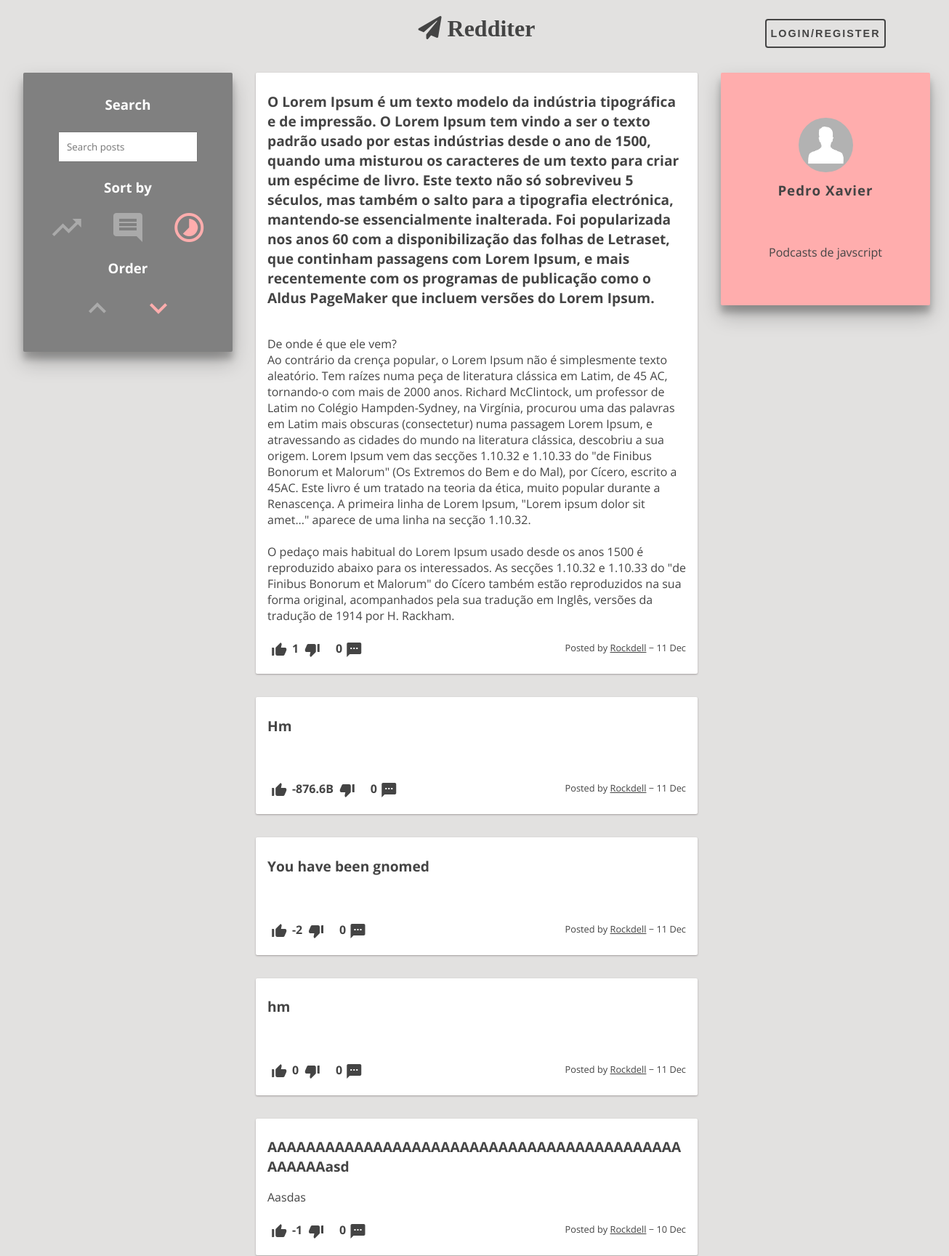
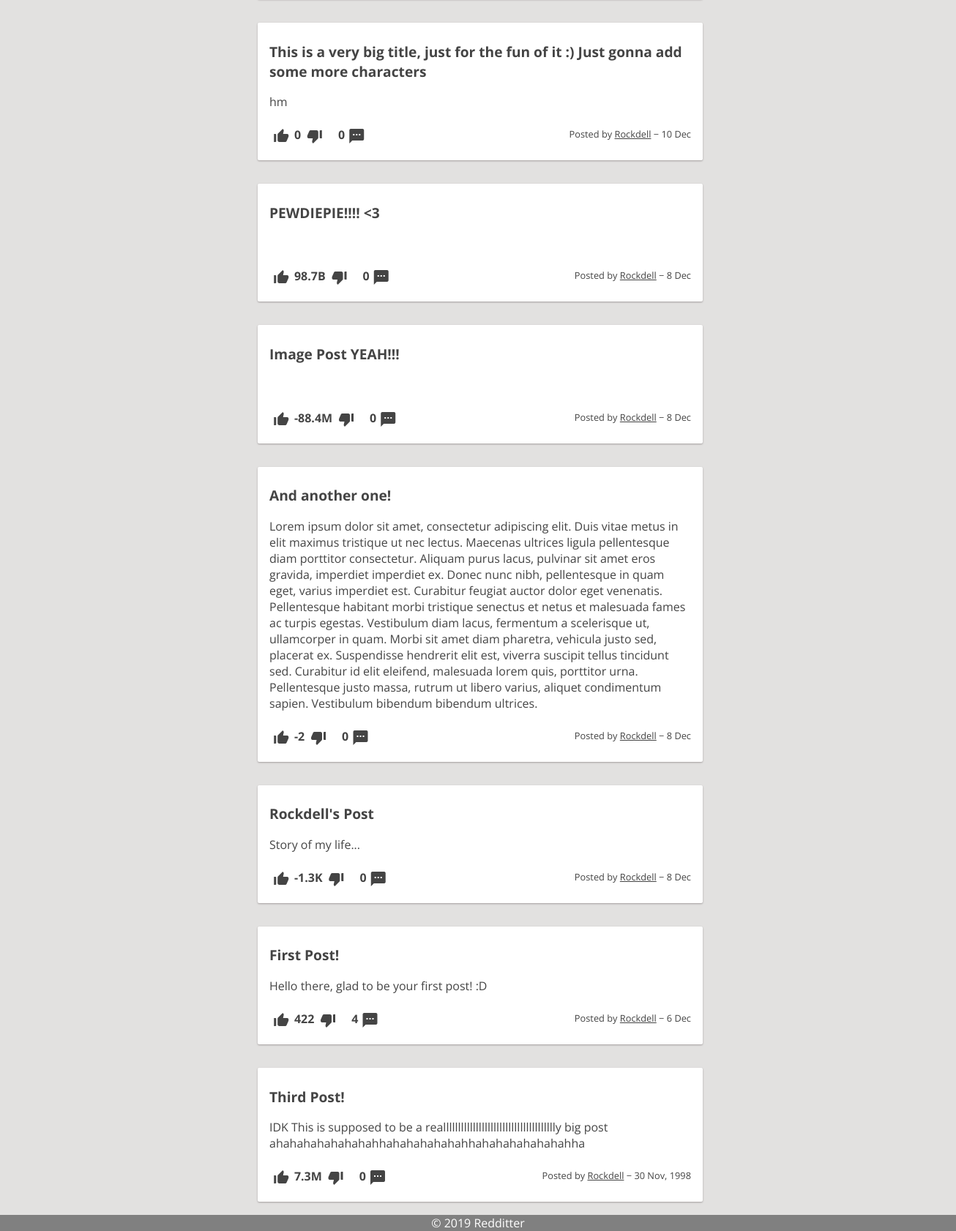
Before: /pages/profile.php?user=Rockdell with the older database file (2 pictures, top to bottom).
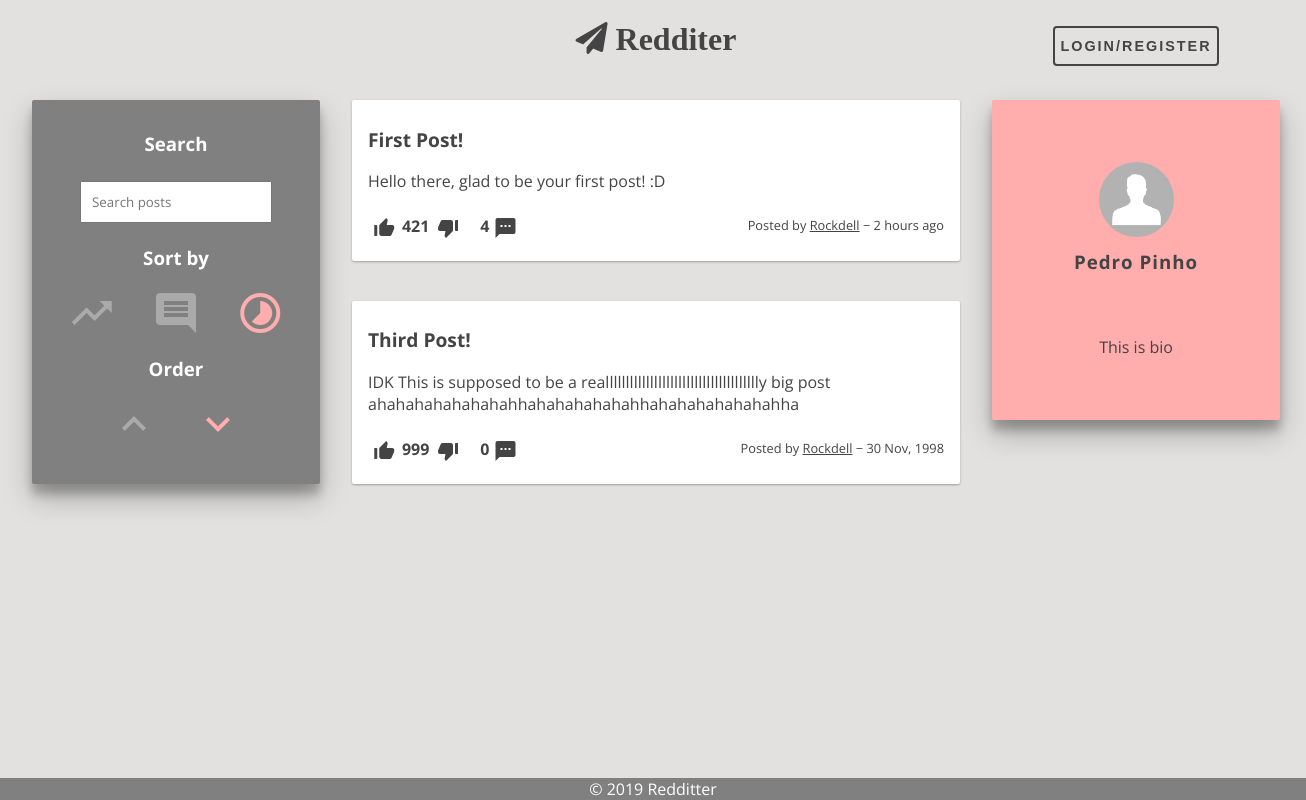
After: the same page with the newer database file.
### tables this page shows
CREATE TABLE Post (
    postID INTEGER PRIMARY KEY AUTOINCREMENT,
    userID VARCHAR REFERENCES User ON DELETE CASCADE,
    title VARCHAR NOT NULL,
    content VARCHAR NOT NULL,
    postDate DATE NOT NULL DEFAULT (strftime('%s', 'now')),
    points INTEGER DEFAULT 0
);

CREATE TABLE User (
    userID VARCHAR PRIMARY KEY,
    username VARCHAR NOT NULL,
    pass VARCHAR NOT NULL,
    mail VARCHAR NOT NULL UNIQUE,
    bio VARCHAR
);

### includes/session.php (called while the page is built, shortened)
<?php
    function isLoggedIn() {
        if (isset($_SESSION["userID"]) && $_SESSION["userID"] !== "")
            return true;
        else
            return false;
    }
?>

### database/post.php (called while the page is built, shortened)
<?php
function getPostByUser($userID) {
	global $dbh;
	try {
		$stmt = $dbh->prepare("SELECT P.*, IFNULL(PC.count, 0) AS nrComments FROM Post P LEFT JOIN (SELECT postID, count(commentID) AS count FROM PostComment GROUP BY postID) AS PC ON P.postID = PC.postID WHERE P.userID = ? ORDER BY P.postDate DESC");
		$stmt->execute(array($userID));
		return $stmt->fetchAll();
	} catch(PDOException $e) {
		echo $e->getMessage();
		return null;
	}
}
function getNumberComments($postID) {
	global $dbh;
	try {
		$stmt = $dbh->prepare("SELECT count(*) as nrComments FROM PostComment Where postID = ?");
		$stmt->execute(array($postID));
		return $stmt->fetch();
	} catch(PDOException $e) {
		echo $e->getMessage();
		return null;
	}
}
?>

### database/utils.php (called while the page is built, shortened)
<?php
    function time_ago($time) {
        $out    = '';
        $now    = time();
        $diff   = $now - $time;
        if( $diff < 60 )
            return TIMEBEFORE_NOW;
        elseif( $diff < 3600 )
            return str_replace( '{num}', ( $out = round( $diff / 60 ) ), $out == 1 ? TIMEBEFORE_MINUTE : TIMEBEFORE_MINUTES );
        elseif( $diff < 3600 * 24 )
            return str_replace( '{num}', ( $out = round( $diff / 3600 ) ), $out == 1 ? TIMEBEFORE_HOUR : TIMEBEFORE_HOURS );
        elseif( $diff < 3600 * 24 * 2 )
            return TIMEBEFORE_YESTERDAY;
        else
            return strftime( date( 'Y', $time ) == date( 'Y' ) ? TIMEBEFORE_FORMAT : TIMEBEFORE_FORMAT_YEAR, $time );
    }
    function display_points($points) {
        if(abs($points) < 1000)
            return $points;
        else if(abs($points) < 1000000)
            return (floor($points / 100)/10)."K";
        else if(abs($points) < 1000000000)
            return (floor($points / 100000)/10)."M";
        else if(abs($points) < 1000000000000)
            return (floor($points / 100000000)/10)."B";
    }
?>

### database/user.php (called while the page is built, shortened)
<?php
function getUserById($userID) {
	global $dbh;
	try {
		$stmt = $dbh->prepare("SELECT *	FROM User WHERE userID = ?");
		$stmt->execute(array($userID));
		return $stmt->fetch();
	} catch(PDOException $e) {
		echo $e->getMessage();
		return null;
	}
}
?>

### templates/components/post.php (the view, shortened to what this page needs)
<?php
    require_once($BASE_DIR."/database/utils.php");
    require_once($BASE_DIR."/database/user.php");
?>
<article class="post container" data-id="<?=$post["postID"]?>">
    <section id="post-title">
        <a href="/pages/post.php?id=<?=$post["postID"]?>"><h1><?=$post["title"]?></h1></a>
    </section>
    <section id="post-content">
        <?php if ($post["content"] === "") { ?>
            <div id="post-image">
            </div>
        <?php } else { ?>
            <div id="post-story">
                <p><?=nl2br($post["content"])?></p>
            </div>
        <?php } ?>
    </section>
    <section id="post-info">
        <label>
            <i id="staticUp" class="material-icons">thumb_up_alt</i>
        </label>
        <p id="dp"><?=display_points($post["points"])?></p>
        <label>
            <i id="staticDown" class="material-icons">thumb_down_alt</i>
        </label>
        <p id="nrComments"><?=getNumberComments($post["postID"])["nrComments"]?></p>
        <a id="nrCommentsLink" href="/pages/post.php?id=<?=$post["postID"]?>">
            <i class="material-icons">textsms</i>
        </a>
        <div id="postByTimeAgo">
            <p id="postBy">
                Posted by
                <a id="postByLink" href="/pages/profile.php?user=<?=$post["userID"]?>"><?=$post["userID"]?></a>
                &minus;
                <?=time_ago($post["postDate"])?>
            </p>
        </div>
    </section>
</article>

### templates/common/header.php (shortened to what this page needs)
<!DOCTYPE html>
<html>
    <head>
        <link href="/css/style.css" rel="stylesheet">
        <link rel="stylesheet" href="https://use.fontawesome.com/releases/v5.5.0/css/all.css">
    </head>
    <body>
        <header>
            <a href="/pages/feed.php" class="logo"><i class="fas fa-paper-plane">  Redditer</i></a>
            <?php include_once($BASE_DIR."/templates/components/user-bar.php"); ?>
        </header>

### templates/components/user-bar.php
<aside id="user-bar">
    <?php if (isLoggedIn()) { ?>
        <a href="/pages/profile.php?user=<?=$_SESSION["userID"]?>">
            <span><?=$_SESSION["userID"]?></span>
            <img class="miniature-profile-picture" src=
            <?php
                $image = glob($BASE_DIR."/img/users/".sha1($_SESSION["userID"]).".{png,jpeg,jpg,gif}", GLOB_BRACE);
                echo (!empty($image) ? str_replace($BASE_DIR, "", $image[0]) : "/img/users/unknown.png");
            ?>>
        </a>
    <?php } else { ?>
        <button id="sign-btn" class="fill open-btn">Login/Register</button>
    <?php } ?>
</aside>

### pages/profile.php (shortened to what this page needs)
<?php
    require_once("../includes/init.php");
    require_once($BASE_DIR."/database/user.php");
    require_once($BASE_DIR."/database/post.php");
    $user =  getUserById($_GET["user"]);
    $posts = getPostByUser($_GET["user"]);
    include_once($BASE_DIR."/actions/sort.php");
    include_once($BASE_DIR."/templates/common/header.php");
?>
<div id="profile-page" class="page">
    <?php
        include_once($BASE_DIR."/templates/components/search-bar.php");
        include_once($BASE_DIR."/templates/components/list-posts.php");
        include_once($BASE_DIR."/templates/components/profile-bar.php");
    ?>
</div>
<?php include_once($BASE_DIR."/templates/common/footer.php") ?>

### templates/components/search-bar.php (shortened to what this page needs)
<aside id="search-bar" class="container">
    <section>
        <h1>Search</h1>
        <input type="search" placeholder="Search posts"/>
    </section>
    <section>
        <h1>Sort by</h1>
        <ul>
            <li>
                <label for="points"><i class="material-icons">trending_up</i></label>
            </li>
            <li>
                <label for="comments"><i class="material-icons">comment</i></label>
            </li>
            <li>
                <label for="date"><i class="material-icons">timelapse</i></label>
            </li>
        </ul>
    </section>
    <section>
        <h1>Order</h1>
        <ul>
            <li>
                <label for="asc"><i class="material-icons">expand_less</i></label>
            </li>
            <li>
                <label for="desc"><i class="material-icons">expand_more</i></label>
            </li>
        </ul>
    </section>
</aside>

### templates/components/list-posts.php (shortened to what this page needs)
<section id="list-posts">
    <?php
        require_once($BASE_DIR."/database/post.php");
        if (empty($posts)) { ?>
            <h1>No posts to show</h1>
        <?php } else { ?>
        <?php
            foreach($posts as $post) {
                include($BASE_DIR."/templates/components/post.php");
            }
        }
    ?>
</section>

### templates/components/profile-bar.php (shortened to what this page needs)
<aside id="profile-bar" class="container">
    <section id="user-info">
        <img class="profile-picture" src=
        <?php
            $image = glob($BASE_DIR."/img/users/".sha1($user["userID"]).".{png,jpeg,jpg,gif}", GLOB_BRACE);
            echo (!empty($image) ? str_replace($BASE_DIR, "", $image[0]) : "/img/users/unknown.png");
        ?>>
        <h1><?=$user["username"]?></h1>
    </section>
    <section id="user-bio">
        <?php if (strcmp($user["bio"], "")) { ?>
            <p><?=nl2br($user["bio"])?></p>
        <?php } else { ?>
            <p>Nothing to show</p>
        <?php } ?>
    </section>
</aside>

### templates/common/footer.php
        <footer>
            &copy; 2019 Redditter
        </footer>
    </body>
</html>

Changed rows visible on the page:
removed post: title "O Lorem Ipsum é um texto modelo da indústria tipográfica e de impressão. O Lorem Ipsum tem vindo a ser o texto padrão usado por estas indústrias desde o ano de 1500, quando uma misturou os caracteres de um texto para criar um espécime de livro. Este texto não só sobreviveu 5 séculos, mas também o salto para a tipografia electrónica, mantendo-se essencialmente inalterada. Foi popularizada nos anos 60 com a disponibilização das folhas de Letraset, que continham passagens com Lorem Ipsum, e mais recentemente com os programas de publicação como o Aldus PageMaker que incluem versões do Lorem Ipsum.", content "De onde é que ele vem? Ao contrário da crença popular, o Lorem Ipsum não é simplesmente texto aleatório. Tem raízes numa peça de literatura clássica em Latim, de 45 AC, tornando-o com mais de 2000 anos. Richard McClintock, um professor de Latim no Colégio Hampden-Sydney, na Virgínia, procurou uma das palavras em Latim mais obscuras (consectetur) numa passagem Lorem Ipsum, e atravessando as cidades do mundo na literatura clássica, descobriu a sua origem. Lorem Ipsum vem das secções 1.10.32 e 1.10.33 do \"de Finibus Bonorum et Malorum\" (Os Extremos do Bem e do Mal), por Cícero, escrito a 45AC. Este livro é um tratado na teoria da ética, muito popular durante a Renascença. A primeira linha de…", points "1", nrComments "0", userID "Rockdell", postDate "11 Dec"
removed post: title "Hm", points "-876.6B", nrComments "0", userID "Rockdell", postDate "11 Dec"
removed post: title "You have been gnomed", points "-2", nrComments "0", userID "Rockdell", postDate "11 Dec"
removed post: title "hm", points "0", nrComments "0", userID "Rockdell", postDate "11 Dec"
removed post: title "AAAAAAAAAAAAAAAAAAAAAAAAAAAAAAAAAAAAAAAAAAAAAAAAAasd", content "Aasdas", points "-1", nrComments "0", userID "Rockdell", postDate "10 Dec"
removed post: title "This is a very big title, just for the fun of it :) Just gonna add some more characters", content "hm", points "0", nrComments "0", userID "Rockdell", postDate "10 Dec"
removed post: title "PEWDIEPIE!!!! <3", points "98.7B", nrComments "0", userID "Rockdell", postDate "8 Dec"
removed post: title "Image Post YEAH!!!", points "-88.4M", nrComments "0", userID "Rockdell", postDate "8 Dec"
removed post: title "And another one!", content "Lorem ipsum dolor sit amet, consectetur adipiscing elit. Duis vitae metus in elit maximus tristique ut nec lectus. Maecenas ultrices ligula pellentesque diam porttitor consectetur. Aliquam purus lacus, pulvinar sit amet eros gravida, imperdiet imperdiet ex. Donec nunc nibh, pellentesque in quam eget, varius imperdiet est. Curabitur feugiat auctor dolor eget venenatis. Pellentesque habitant morbi tristique senectus et netus et malesuada fames ac turpis egestas. Vestibulum diam lacus, fermentum a scelerisque ut, ullamcorper in quam. Morbi sit amet diam pharetra, vehicula justo sed, placerat ex. Suspendisse hendrerit elit est, viverra suscipit tellus tincidunt sed. Curabitur id elit eleifend,…", points "-2", nrComments "0", userID "Rockdell", postDate "8 Dec"
removed post: title "Rockdell's Post", content "Story of my life...", points "-1.3K", nrComments "0", userID "Rockdell", postDate "8 Dec"
changed post "First Post!": points "422" → "421"; postDate "6 Dec" → "2 hours ago"
changed post "Third Post!": points "7.3M" → "999"
changed user: username "Pedro Xavier" → "Pedro Pinho"; bio "Podcasts de javscript" → "This is bio"
